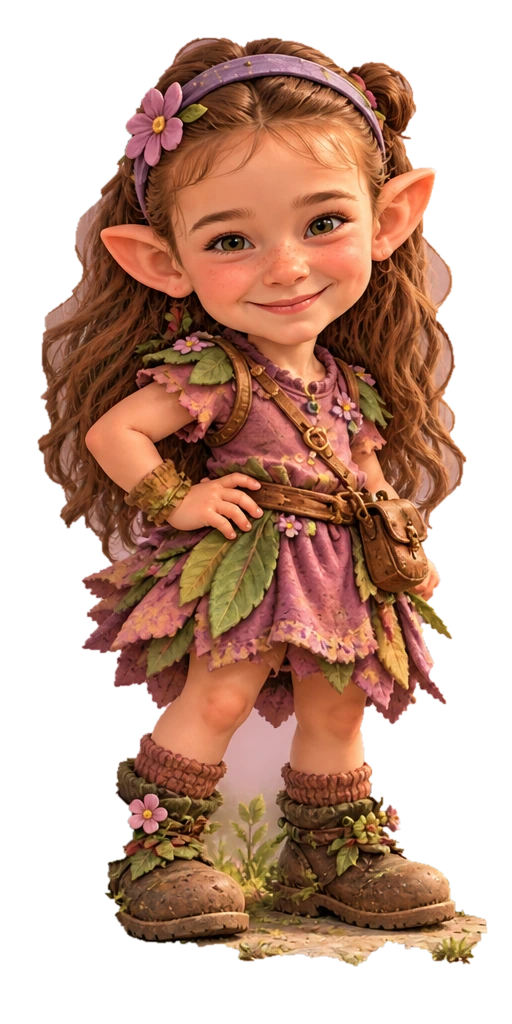
#> input picture laer-litt-mer/assets/gangemagi-troll/storesoster.webp, 512 x 1024 px
$ python laria-prepare-storesoster-wave.py --output out.png
#> lines starting #> are read from the running program, lines starting #| are printed output that depends on the picture
#!/usr/bin/env python3
"""Repair video alpha by tracking the locked V1 silhouette, never repainting RGB.

Requires Pillow, numpy, opencv-python-headless and ffmpeg. The immutable source
video is stored under tools/laria_art/inputs. Run from the repository root:
  python scripts/laria-prepare-storesoster-wave.py --output /tmp/wave.webp
The output remains a review candidate until actual-app visual approval.

The optional pinned ground matte removes the ground without repainting the
character. Use --poster-output with it to create a matching neutral poster;
the locked identity is never overwritten.
"""
import argparse
import hashlib
import json
import subprocess
import tempfile
from pathlib import Path

import cv2
import numpy as np
from PIL import Image

ROOT = Path(__file__).resolve().parents[1]
IDENTITY_SHA = 'b98a5ee7f264d448da557636406080b5d8ee8aae23f32f0e41b66bf811beda89'
GROUND_MATTE_SHA = 'e8fb4db19462bc4181802be737d894edaab206872d8566eec9ffdfe4eca2e57b'
GROUND_SOURCE_SHA = '554ceabb70e7202a615672311357d740e80466a07467035bdc2deee42db5337a'
GROUND_START_Y = 620
WIDTH, HEIGHT, FPS = 440, 900, 12
OUTPUT_WIDTH, OUTPUT_HEIGHT = 264, 540  # >2x the 246 CSS-pixel maximum Home actor


def sha(path):
    return hashlib.sha256(Path(path).read_bytes()).hexdigest()


def write_poster(path, source, matte):
    """Keep original RGB and upper alpha exactly; change only lower alpha."""
    original = np.asarray(source)
    alpha = np.asarray(Image.fromarray(matte).resize(source.size, Image.Resampling.LANCZOS)).copy()
    preserved_rows = (GROUND_START_Y * source.height + HEIGHT - 1) // HEIGHT
    alpha[:preserved_rows] = 255
    poster = original.copy()
    poster[:, :, 3] = np.minimum(original[:, :, 3], alpha)
    path.parent.mkdir(parents=True, exist_ok=True)
    Image.fromarray(poster, 'RGBA').save(path, format='WEBP', lossless=True,
                                       quality=100, method=6, exact=True)
    decoded = np.asarray(Image.open(path).convert('RGBA'))
    visible = decoded[:, :, 3] > 0
    if not np.array_equal(decoded[visible, :3], original[visible, :3]):
        raise SystemExit('Lossless poster changed visible original RGB.')
    if not np.array_equal(decoded[:preserved_rows], original[:preserved_rows]):
        raise SystemExit('Lossless poster changed the protected upper silhouette.')
    if not np.array_equal(decoded[:, :, 3], poster[:, :, 3]):
        raise SystemExit('Lossless poster changed the requested alpha.')
    metadata = {
        'status': 'review-only', 'kind': 'neutral-poster',
        'identity_sha256': IDENTITY_SHA, 'ground_matte_sha256': GROUND_MATTE_SHA,
        'output_sha256': sha(path), 'width': source.width, 'height': source.height,
        'bytes': path.stat().st_size, 'lossless': True,
        'visible_original_rgb_pixel_exact': True,
        'unchanged_original_upper_rows': preserved_rows,
        'method': 'Original identity RGB with registered lower alpha only; immutable identity retained',
    }
    path.with_suffix('.json').write_text(json.dumps(metadata, indent=2) + '\n')
    return metadata


def main():
    parser = argparse.ArgumentParser(description=__doc__)
    parser.add_argument('--source', type=Path, default=ROOT / 'tools/laria_art/inputs/storesoster-wave-source-20261120.mp4')
    parser.add_argument('--output', type=Path, required=True)
    parser.add_argument('--review', type=Path)
    parser.add_argument('--ground-matte', type=Path,
                        help='Pinned 440x900 grayscale alpha; removes ground only, never supplies RGB')
    parser.add_argument('--poster-output', type=Path,
                        help='Matching lossless original-RGB WebP poster; requires --ground-matte')
    args = parser.parse_args()
    if args.poster_output and not args.ground_matte:
        parser.error('--poster-output requires --ground-matte')
    identity = ROOT / 'laer-litt-mer/assets/gangemagi-troll/storesoster.webp'
    protected = {identity.resolve(), args.source.resolve()}
    if args.ground_matte:
        protected.add(args.ground_matte.resolve())
    outputs = [p.resolve() for p in (args.output, args.poster_output) if p]
    if any(p in protected for p in outputs) or len(set(outputs)) != len(outputs):
        parser.error('Output paths must be distinct and must not overwrite any source input.')
    if sha(identity) != IDENTITY_SHA:
        raise SystemExit('The locked V1 identity bytes changed; refusing to continue.')
    source = Image.open(identity).convert('RGBA')
#> source is the input picture: PIL image 512x1024 RGBA; mean R, G, B, A 160.3, 110.5, 85.2, 143.8
    # Resize RGB separately: premultiplying by alpha would blacken its hidden
    # colour pixels and break registration against the original generated video.
    reference_rgb = np.asarray(source.convert('RGB').resize((WIDTH, HEIGHT), Image.Resampling.LANCZOS))
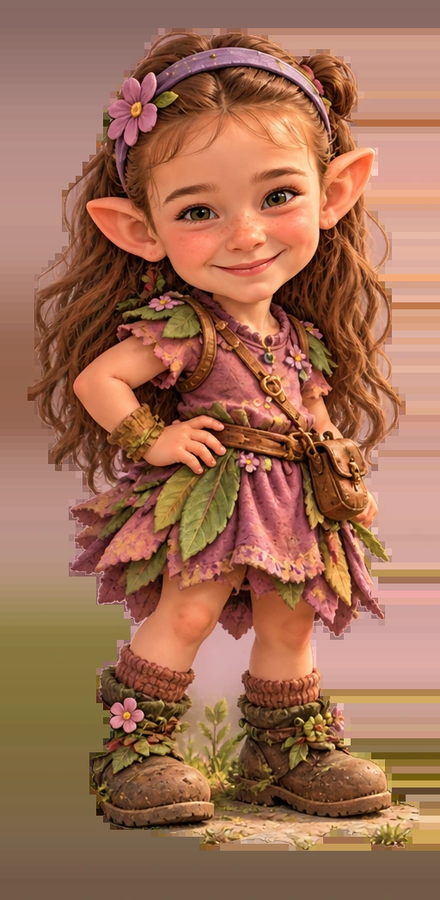
#> reference_rgb: shape (900, 440, 3); mean R, G, B 160.3, 110.5, 85.2
    reference_alpha = np.asarray(source.getchannel('A').resize((WIDTH, HEIGHT), Image.Resampling.LANCZOS))
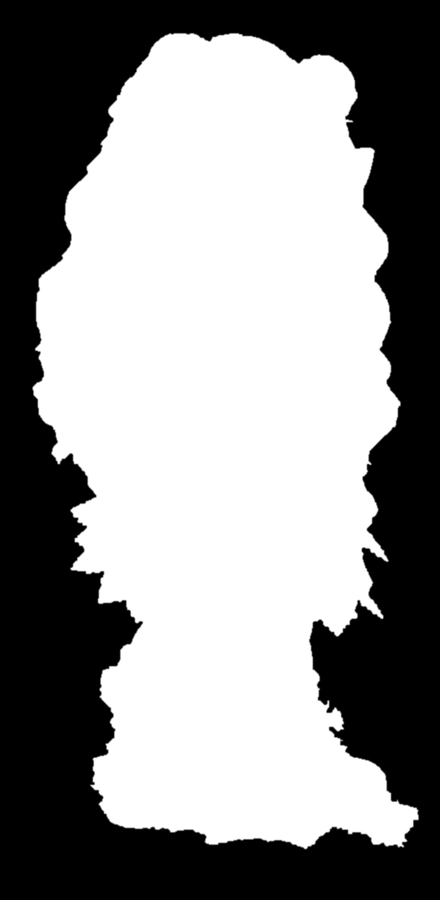
#> reference_alpha: shape (900, 440); min 0, max 255, mean 143.8
    original_alpha = reference_alpha
    ground_core = None
    if args.ground_matte:
        if sha(args.ground_matte) != GROUND_MATTE_SHA:
            raise SystemExit('Ground matte SHA-256 mismatch; refusing unreviewed alpha.')
        if sha(args.source) != GROUND_SOURCE_SHA:
            raise SystemExit('Ground matte requires the pinned original source video.')
        matte = Image.open(args.ground_matte)
        if matte.mode != 'L' or matte.size != (WIDTH, HEIGHT):
            raise SystemExit('Ground matte must be a 440x900 grayscale image.')
        reference_alpha = np.asarray(matte)
        if not np.array_equal(reference_alpha[:GROUND_START_Y], original_alpha[:GROUND_START_Y]):
            raise SystemExit('Ground matte changed the protected upper silhouette.')
        if np.any(reference_alpha > original_alpha):
            raise SystemExit('Ground matte added pixels outside the original silhouette.')
        ground_core = ((original_alpha > 250) & (reference_alpha < 5)).astype(np.uint8)
        ground_core[:GROUND_START_Y] = 0
        ground_core = cv2.erode(ground_core, np.ones((5, 5), np.uint8))
    reference_gray = cv2.cvtColor(reference_rgb, cv2.COLOR_RGB2GRAY)
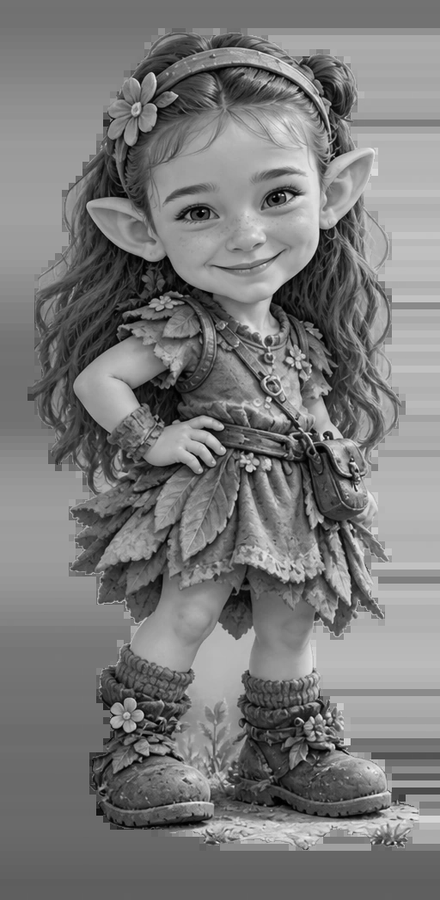
#> reference_gray: shape (900, 440); min 0, max 244, mean 122.5
    xx, yy = np.meshgrid(np.arange(WIDTH, dtype=np.float32), np.arange(HEIGHT, dtype=np.float32))
    frames, durations, boot_opacity, right_boot_opacity, ground_removed = [], [], [], [], []
    cv2.setNumThreads(1)
    with tempfile.TemporaryDirectory(prefix='laria-wave-') as temp:
        subprocess.run([
            'ffmpeg', '-nostdin', '-v', 'error', '-i', str(args.source),
            '-map', '0:v:0', '-an', '-vf', f'fps={FPS},scale={WIDTH}:{HEIGHT}:flags=lanczos',
            str(Path(temp) / 'frame-%03d.png'),
        ], check=True)
#> (this line was passed over: subprocess is not available in this run)
        for i, path in enumerate(sorted(Path(temp).glob('frame-*.png'))):
            rgb = np.asarray(Image.open(path).convert('RGB'))
            gray = cv2.cvtColor(rgb, cv2.COLOR_RGB2GRAY)
            # Backward dense correspondence maps current-frame pixels into V1.
            # Only the transparency mask moves; source video RGB is untouched.
            flow = cv2.DISOpticalFlow_create(cv2.DISOPTICAL_FLOW_PRESET_MEDIUM).calc(gray, reference_gray, None)
            alpha = cv2.remap(reference_alpha, xx + flow[:, :, 0], yy + flow[:, :, 1],
                              cv2.INTER_LINEAR, borderMode=cv2.BORDER_CONSTANT, borderValue=0)
            if ground_core is not None:
                previous_alpha = cv2.remap(original_alpha, xx + flow[:, :, 0], yy + flow[:, :, 1],
                                          cv2.INTER_LINEAR, borderMode=cv2.BORDER_CONSTANT, borderValue=0)
                if np.any(alpha > previous_alpha):
                    raise SystemExit('Tracked ground matte added alpha to the original video mask.')
                core = cv2.remap(ground_core, xx + flow[:, :, 0], yy + flow[:, :, 1],
                                 cv2.INTER_NEAREST, borderMode=cv2.BORDER_CONSTANT, borderValue=0) > 0
                ground_removed.append(float((alpha[core] <= 5).mean()))
            frames.append(Image.fromarray(np.dstack((rgb, alpha)), 'RGBA').resize(
                (OUTPUT_WIDTH, OUTPUT_HEIGHT), Image.Resampling.LANCZOS))
            durations.append(round((i + 1) * 1000 / FPS) - round(i * 1000 / FPS))
            # This small core lies well inside the previously disappearing boot.
            boot_opacity.append(int(alpha[775:790, 125:170].min()))
            right_boot_opacity.append(int(alpha[770:790, 290:330].min()))
    if not frames:
#> (the run stopped early here; a loop or call above may not have finished)
